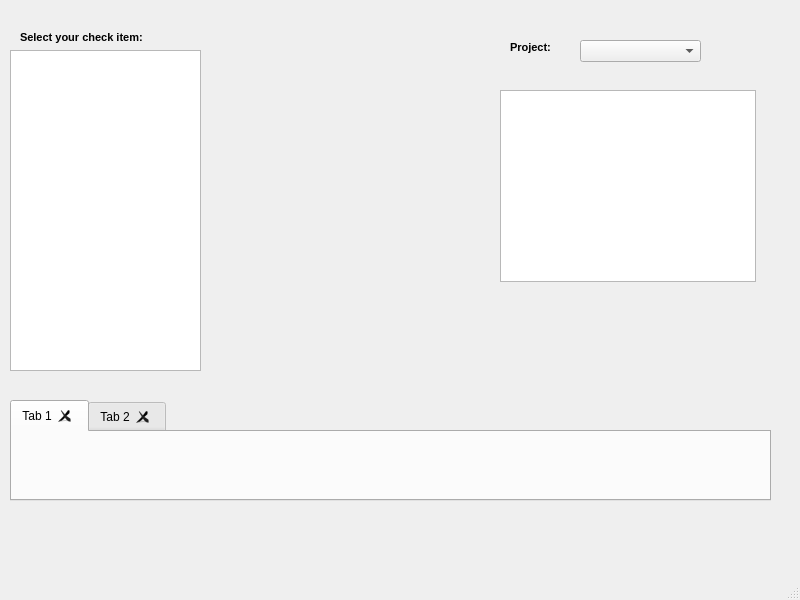
<?xml version="1.0" encoding="UTF-8"?>
<ui version="4.0">
 <class>MainWindowForPM</class>
 <widget class="QMainWindow" name="MainWindowForPM">
  <property name="geometry">
   <rect>
    <x>0</x>
    <y>0</y>
    <width>800</width>
    <height>600</height>
   </rect>
  </property>
  <property name="windowTitle">
   <string>Check Your Maya Scene: </string>
  </property>
  <widget class="QWidget" name="centralwidget">
   <widget class="QLabel" name="label">
    <property name="geometry">
     <rect>
      <x>20</x>
      <y>30</y>
      <width>181</width>
      <height>16</height>
     </rect>
    </property>
    <property name="text">
     <string>&lt;html&gt;&lt;head/&gt;&lt;body&gt;&lt;p&gt;&lt;span style=&quot; font-size:8pt; font-weight:600;&quot;&gt;Select your check item:&lt;/span&gt;&lt;/p&gt;&lt;/body&gt;&lt;/html&gt;</string>
    </property>
   </widget>
   <widget class="QListView" name="listView">
    <property name="geometry">
     <rect>
      <x>10</x>
      <y>50</y>
      <width>191</width>
      <height>321</height>
     </rect>
    </property>
   </widget>
   <widget class="QLabel" name="label_2">
    <property name="geometry">
     <rect>
      <x>510</x>
      <y>40</y>
      <width>71</width>
      <height>16</height>
     </rect>
    </property>
    <property name="text">
     <string>&lt;html&gt;&lt;head/&gt;&lt;body&gt;&lt;p&gt;&lt;span style=&quot; font-size:8pt; font-weight:600;&quot;&gt;Project:&lt;/span&gt;&lt;/p&gt;&lt;/body&gt;&lt;/html&gt;</string>
    </property>
   </widget>
   <widget class="QComboBox" name="projectCombo">
    <property name="geometry">
     <rect>
      <x>580</x>
      <y>40</y>
      <width>121</width>
      <height>22</height>
     </rect>
    </property>
   </widget>
   <widget class="QListView" name="listView_2">
    <property name="geometry">
     <rect>
      <x>500</x>
      <y>90</y>
      <width>256</width>
      <height>192</height>
     </rect>
    </property>
   </widget>
   <widget class="QTabWidget" name="tabWidget">
    <property name="geometry">
     <rect>
      <x>10</x>
      <y>400</y>
      <width>761</width>
      <height>101</height>
     </rect>
    </property>
    <property name="tabPosition">
     <enum>QTabWidget::North</enum>
    </property>
    <property name="currentIndex">
     <number>0</number>
    </property>
    <property name="documentMode">
     <bool>false</bool>
    </property>
    <property name="tabsClosable">
     <bool>true</bool>
    </property>
    <widget class="QWidget" name="tab">
     <attribute name="title">
      <string>Tab 1</string>
     </attribute>
    </widget>
    <widget class="QWidget" name="tab_2">
     <attribute name="title">
      <string>Tab 2</string>
     </attribute>
    </widget>
   </widget>
  </widget>
  <widget class="QMenuBar" name="menubar">
   <property name="geometry">
    <rect>
     <x>0</x>
     <y>0</y>
     <width>800</width>
     <height>23</height>
    </rect>
   </property>
  </widget>
  <widget class="QStatusBar" name="statusbar"/>
 </widget>
 <resources/>
 <connections/>
</ui>
